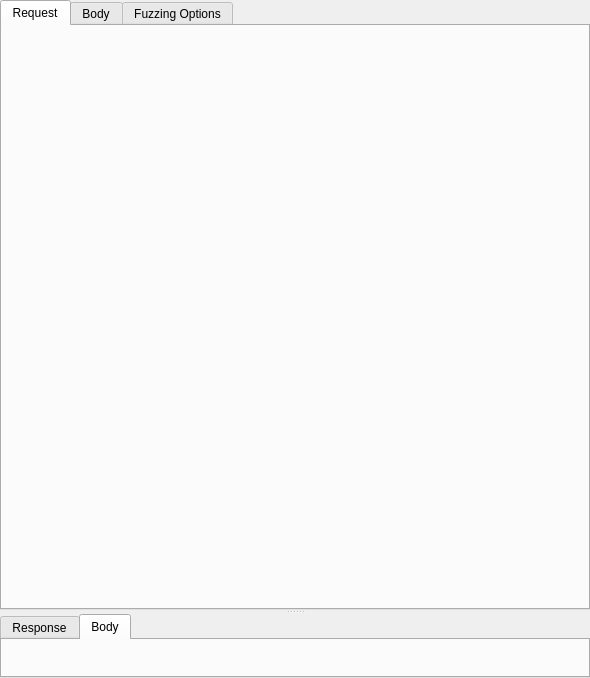
<?xml version="1.0" encoding="UTF-8"?>
<ui version="4.0">
 <class>FlowView</class>
 <widget class="QWidget" name="FlowView">
  <property name="geometry">
   <rect>
    <x>0</x>
    <y>0</y>
    <width>590</width>
    <height>678</height>
   </rect>
  </property>
  <property name="windowTitle">
   <string>Form</string>
  </property>
  <layout class="QVBoxLayout" name="verticalLayout_2">
   <property name="spacing">
    <number>0</number>
   </property>
   <property name="leftMargin">
    <number>0</number>
   </property>
   <property name="topMargin">
    <number>0</number>
   </property>
   <property name="rightMargin">
    <number>0</number>
   </property>
   <property name="bottomMargin">
    <number>0</number>
   </property>
   <item>
    <widget class="QSplitter" name="splitter">
     <property name="orientation">
      <enum>Qt::Vertical</enum>
     </property>
     <widget class="QStackedWidget" name="requestStackedWidget">
      <widget class="QTabWidget" name="requestTabs">
       <property name="sizePolicy">
        <sizepolicy hsizetype="Preferred" vsizetype="Expanding">
         <horstretch>0</horstretch>
         <verstretch>0</verstretch>
        </sizepolicy>
       </property>
       <property name="currentIndex">
        <number>0</number>
       </property>
       <property name="documentMode">
        <bool>false</bool>
       </property>
       <widget class="QWidget" name="requestHeadersTab">
        <attribute name="title">
         <string>Request</string>
        </attribute>
        <layout class="QVBoxLayout" name="verticalLayout_6_body">
         <property name="leftMargin">
          <number>0</number>
         </property>
         <property name="topMargin">
          <number>0</number>
         </property>
         <property name="rightMargin">
          <number>0</number>
         </property>
         <property name="bottomMargin">
          <number>0</number>
         </property>
         <item>
          <widget class="HeadersForm" name="requestHeaders" native="true"/>
         </item>
        </layout>
       </widget>
       <widget class="QWidget" name="requestBodyTab">
        <attribute name="title">
         <string>Body</string>
        </attribute>
        <layout class="QVBoxLayout" name="verticalLayout_7_body">
         <property name="leftMargin">
          <number>0</number>
         </property>
         <property name="topMargin">
          <number>0</number>
         </property>
         <property name="rightMargin">
          <number>0</number>
         </property>
         <property name="bottomMargin">
          <number>0</number>
         </property>
         <item>
          <widget class="CodeEditor" name="requestBody" native="true"/>
         </item>
        </layout>
       </widget>
       <widget class="QWidget" name="fuzzPayloadsTab">
        <attribute name="title">
         <string>Fuzzing Options</string>
        </attribute>
        <layout class="QVBoxLayout" name="verticalLayout_8_body">
         <property name="leftMargin">
          <number>0</number>
         </property>
         <property name="topMargin">
          <number>0</number>
         </property>
         <property name="rightMargin">
          <number>0</number>
         </property>
         <property name="bottomMargin">
          <number>10</number>
         </property>
         <item>
          <layout class="QHBoxLayout" name="horizontalLayout">
           <property name="leftMargin">
            <number>10</number>
           </property>
           <property name="topMargin">
            <number>10</number>
           </property>
           <property name="rightMargin">
            <number>10</number>
           </property>
           <item>
            <widget class="QLabel" name="label">
             <property name="text">
              <string>Payloads</string>
             </property>
            </widget>
           </item>
           <item>
            <spacer name="horizontalSpacer">
             <property name="orientation">
              <enum>Qt::Horizontal</enum>
             </property>
             <property name="sizeHint" stdset="0">
              <size>
               <width>40</width>
               <height>20</height>
              </size>
             </property>
            </spacer>
           </item>
           <item>
            <widget class="QPushButton" name="addPayloadButton">
             <property name="text">
              <string>Import Payload</string>
             </property>
            </widget>
           </item>
          </layout>
         </item>
         <item>
          <widget class="QTableView" name="payloadsTable"/>
         </item>
         <item>
          <layout class="QHBoxLayout" name="horizontalLayout_2">
           <property name="leftMargin">
            <number>10</number>
           </property>
           <property name="topMargin">
            <number>10</number>
           </property>
           <property name="rightMargin">
            <number>10</number>
           </property>
           <item>
            <widget class="QLabel" name="label_2">
             <property name="text">
              <string>Fuzzing Type</string>
             </property>
            </widget>
           </item>
           <item>
            <widget class="QComboBox" name="fuzzTypeDropdown"/>
           </item>
          </layout>
         </item>
         <item>
          <layout class="QHBoxLayout" name="horizontalLayout_3">
           <property name="leftMargin">
            <number>10</number>
           </property>
           <property name="topMargin">
            <number>10</number>
           </property>
           <property name="rightMargin">
            <number>10</number>
           </property>
           <item>
            <widget class="QLabel" name="label_3">
             <property name="text">
              <string>Delay Type</string>
             </property>
            </widget>
           </item>
           <item>
            <widget class="QComboBox" name="delayTypeDropdown"/>
           </item>
          </layout>
         </item>
         <item>
          <widget class="QStackedWidget" name="delayDurationStack">
           <property name="currentIndex">
            <number>1</number>
           </property>
           <widget class="QWidget" name="delayDurationDisabled"/>
           <widget class="QWidget" name="delayDurationForm">
            <property name="sizePolicy">
             <sizepolicy hsizetype="Expanding" vsizetype="Expanding">
              <horstretch>0</horstretch>
              <verstretch>0</verstretch>
             </sizepolicy>
            </property>
            <layout class="QHBoxLayout" name="delayDurationLayout">
             <property name="leftMargin">
              <number>10</number>
             </property>
             <property name="topMargin">
              <number>10</number>
             </property>
             <property name="rightMargin">
              <number>10</number>
             </property>
             <item>
              <widget class="QLabel" name="label_4">
               <property name="text">
                <string>Delay Duration (s)</string>
               </property>
              </widget>
             </item>
             <item>
              <widget class="QLineEdit" name="delayDuration">
               <property name="sizePolicy">
                <sizepolicy hsizetype="Preferred" vsizetype="Fixed">
                 <horstretch>0</horstretch>
                 <verstretch>0</verstretch>
                </sizepolicy>
               </property>
               <property name="maximumSize">
                <size>
                 <width>50</width>
                 <height>16777215</height>
                </size>
               </property>
              </widget>
             </item>
            </layout>
           </widget>
           <widget class="QWidget" name="delayRangeForm">
            <layout class="QVBoxLayout" name="delayRangeLayout">
             <property name="leftMargin">
              <number>0</number>
             </property>
             <property name="topMargin">
              <number>0</number>
             </property>
             <property name="rightMargin">
              <number>0</number>
             </property>
             <property name="bottomMargin">
              <number>0</number>
             </property>
             <item>
              <layout class="QHBoxLayout" name="delayMinLayout">
               <property name="leftMargin">
                <number>10</number>
               </property>
               <property name="topMargin">
                <number>10</number>
               </property>
               <property name="rightMargin">
                <number>10</number>
               </property>
               <item>
                <widget class="QLabel" name="label_5">
                 <property name="text">
                  <string>Delay Duration Minimum (s)</string>
                 </property>
                </widget>
               </item>
               <item>
                <widget class="QLineEdit" name="delayMinDuration">
                 <property name="sizePolicy">
                  <sizepolicy hsizetype="Preferred" vsizetype="Fixed">
                   <horstretch>0</horstretch>
                   <verstretch>0</verstretch>
                  </sizepolicy>
                 </property>
                 <property name="maximumSize">
                  <size>
                   <width>50</width>
                   <height>16777215</height>
                  </size>
                 </property>
                </widget>
               </item>
              </layout>
             </item>
             <item>
              <layout class="QHBoxLayout" name="delayMaxLayout">
               <property name="leftMargin">
                <number>10</number>
               </property>
               <property name="topMargin">
                <number>10</number>
               </property>
               <property name="rightMargin">
                <number>10</number>
               </property>
               <item>
                <widget class="QLabel" name="label_6">
                 <property name="text">
                  <string>Delay Duration Maximum (s)</string>
                 </property>
                </widget>
               </item>
               <item>
                <widget class="QLineEdit" name="delayMaxDuration">
                 <property name="sizePolicy">
                  <sizepolicy hsizetype="Preferred" vsizetype="Fixed">
                   <horstretch>0</horstretch>
                   <verstretch>0</verstretch>
                  </sizepolicy>
                 </property>
                 <property name="maximumSize">
                  <size>
                   <width>50</width>
                   <height>16777215</height>
                  </size>
                 </property>
                </widget>
               </item>
              </layout>
             </item>
            </layout>
           </widget>
          </widget>
         </item>
        </layout>
       </widget>
      </widget>
     </widget>
     <widget class="QStackedWidget" name="responseStackedWidget">
      <widget class="QTabWidget" name="responseTabs">
       <property name="sizePolicy">
        <sizepolicy hsizetype="Expanding" vsizetype="Expanding">
         <horstretch>0</horstretch>
         <verstretch>0</verstretch>
        </sizepolicy>
       </property>
       <property name="currentIndex">
        <number>1</number>
       </property>
       <widget class="QWidget" name="responseHeadersTab">
        <attribute name="title">
         <string>Response</string>
        </attribute>
        <layout class="QVBoxLayout" name="verticalLayout_8_body">
         <property name="leftMargin">
          <number>0</number>
         </property>
         <property name="topMargin">
          <number>0</number>
         </property>
         <property name="rightMargin">
          <number>0</number>
         </property>
         <property name="bottomMargin">
          <number>0</number>
         </property>
         <item>
          <widget class="HeadersForm" name="responseHeaders" native="true"/>
         </item>
        </layout>
       </widget>
       <widget class="QWidget" name="responseBodyRawTab">
        <attribute name="title">
         <string>Body</string>
        </attribute>
        <layout class="QVBoxLayout" name="verticalLayout_4_body">
         <property name="leftMargin">
          <number>0</number>
         </property>
         <property name="topMargin">
          <number>0</number>
         </property>
         <property name="rightMargin">
          <number>0</number>
         </property>
         <property name="bottomMargin">
          <number>0</number>
         </property>
         <item>
          <widget class="QStackedWidget" name="responseBodyStack">
           <widget class="CodeEditor" name="responseRaw"/>
           <widget class="QLabel" name="responseImg"/>
          </widget>
         </item>
        </layout>
       </widget>
      </widget>
      <widget class="Loader" name="loaderWidget"/>
     </widget>
    </widget>
   </item>
  </layout>
 </widget>
 <customwidgets>
  <customwidget>
   <class>CodeEditor</class>
   <extends>QWidget</extends>
   <header>ui.widgets.shared.code_editor.h</header>
  </customwidget>
  <customwidget>
   <class>HeadersForm</class>
   <extends>QWidget</extends>
   <header>ui.widgets.shared.headers_form.h</header>
  </customwidget>
  <customwidget>
   <class>Loader</class>
   <extends>QWidget</extends>
   <header>ui.widgets.shared.loader.h</header>
   <container>1</container>
  </customwidget>
 </customwidgets>
 <resources/>
 <connections/>
</ui>
